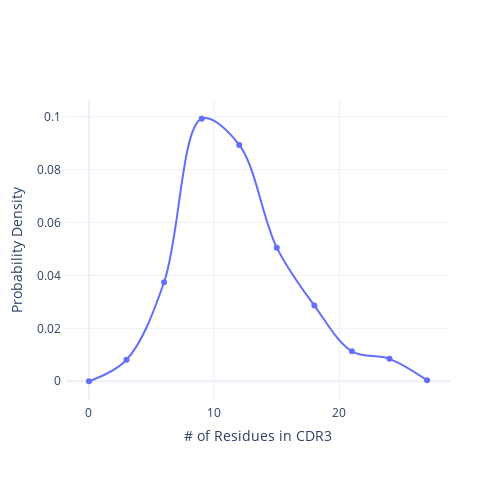

The notebook cell this image was saved under:
### Code cell
cdr3_hist, cdr3_bins = np.histogram(buried_ab_ag_interface_res['cdr3_len'], bins=10, range=(0, 30), density=True)
print(cdr3_hist, cdr3_bins)
fig = go.Figure()
fig.add_trace(go.Scatter(y=cdr3_hist, x=cdr3_bins,
                    mode='lines+markers', line_shape='spline',
                    name='Heavy Chain'))
fig.update_layout(
    xaxis_title="# of Residues in CDR3",
    yaxis_title="Probability Density",
    template="plotly_white",
    autosize=False,
    width=500,
    height=500,
    margin=dict(
        l=50,
        r=50,
        b=100,
        t=100,
        pad=4
    )
)
fig.show()

### Figure 1 — Plotly figure (JSON) as saved in the notebook; plotly's stock layout.template omitted (floating-point values rounded to 4 significant figures)
{"data": [{"line": {"shape": "spline"}, "mode": "lines+markers", "name": "Heavy Chain", "type": "scatter", "x": [0, 3, 6, 9, 12, 15, 18, 21, 24, 27, 30], "y": [0, 0.008121, 0.03743, 0.09922, 0.08934, 0.05049, 0.0286, 0.0113, 0.008475, 0.0003531]}], "layout": {"autosize": false, "height": 500, "margin": {"b": 100, "l": 50, "pad": 4, "r": 50, "t": 100}, "width": 500, "xaxis": {"title": {"text": "# of Residues in CDR3"}}, "yaxis": {"title": {"text": "Probability Density"}}}}
